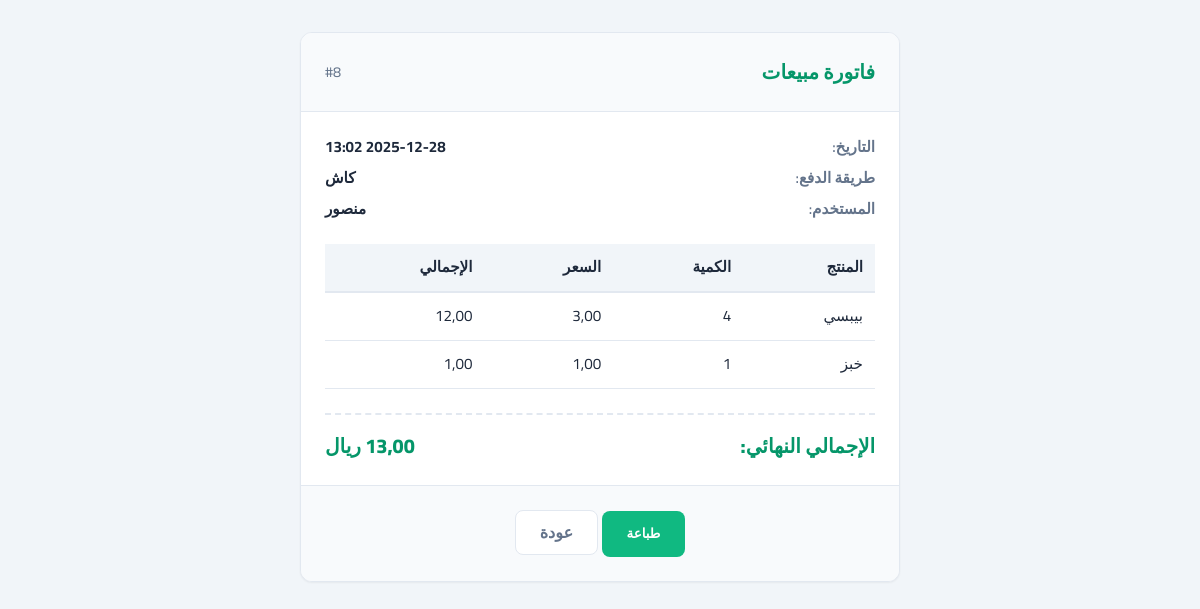
Screenshot of /sales/8/ (signed in) with the database file from the repository.
### store/models.py (models this page shows, shortened)
class Sale(models.Model):
    PAYMENT_CASH = "cash"
    PAYMENT_TRANSFER = "transfer"
    PAYMENT_DEBT = "debt"
    PAYMENT_METHOD_CHOICES = [
        (PAYMENT_CASH, "كاش"),
        (PAYMENT_TRANSFER, "حوالة"),
        (PAYMENT_DEBT, "دين"),
    ]
    created_at = models.DateTimeField(
        auto_now_add=True,
        verbose_name="تاريخ ووقت البيع",
    )
    payment_method = models.CharField(
        max_length=20,
        choices=PAYMENT_METHOD_CHOICES,
        verbose_name="طريقة الدفع",
    )
    debtor = models.ForeignKey(
        Debtor,
        on_delete=models.SET_NULL,
        null=True,
        blank=True,
        related_name="sales",
        verbose_name="المديون",
        help_text="مطلوب فقط في حالة الدفع بالدين",
    )
    total_amount = models.DecimalField(
        max_digits=10,
        decimal_places=2,
        verbose_name="إجمالي الفاتورة",
    )
    created_by = models.ForeignKey(
        User,
        on_delete=models.SET_NULL,
        null=True,
        blank=True,
        verbose_name="المستخدم الذي سجّل العملية",
    )
    class Meta:
        verbose_name = "فاتورة بيع"
        verbose_name_plural = "فواتير المبيعات"
        ordering = ["-created_at"]

class SaleItem(models.Model):
    sale = models.ForeignKey(
        Sale,
        on_delete=models.CASCADE,
        related_name="items",
        verbose_name="الفاتورة",
    )
    product = models.ForeignKey(
        Product,
        on_delete=models.PROTECT,
        verbose_name="المنتج",
    )
    quantity = models.PositiveIntegerField(
        verbose_name="الكمية",
    )
    unit_price = models.DecimalField(
        max_digits=10,
        decimal_places=2,
        verbose_name="سعر الوحدة وقت البيع",
    )
    line_total = models.DecimalField(
        max_digits=10,
        decimal_places=2,
        verbose_name="إجمالي السطر",
    )
    class Meta:
        verbose_name = "صنف في الفاتورة"
        verbose_name_plural = "أصناف الفواتير"

class Product(models.Model):
    code = models.CharField(
        max_length=50,
        unique=True,
        verbose_name="كود المنتج",
        help_text="يمكن أن يكون باركود أو كود يدوي",
    )
    name = models.CharField(
        max_length=200,
        verbose_name="اسم المنتج",
    )
    cost_price = models.DecimalField(
        max_digits=10,
        decimal_places=2,
        verbose_name="سعر التكلفة",
    )
    sale_price = models.DecimalField(
        max_digits=10,
        decimal_places=2,
        verbose_name="سعر البيع",
    )
    current_stock = models.IntegerField(
        default=0,
        verbose_name="الكمية في المخزون",
    )
    is_active = models.BooleanField(
        default=True,
        verbose_name="منتج نشط",
    )
    created_at = models.DateTimeField(
        auto_now_add=True,
        verbose_name="تاريخ الإضافة",
    )
    updated_at = models.DateTimeField(
        auto_now=True,
        verbose_name="آخر تحديث",
    )
    class Meta:
        verbose_name = "منتج"
        verbose_name_plural = "المنتجات"
        ordering = ["name"]

### store/views.py (the view)
# urls.py: path("sales/<int:sale_id>/", views.sale_detail, name="sale_detail"),
@login_required
@user_passes_test(is_manager)
def sale_detail(request, sale_id):
    sale = get_object_or_404(Sale, id=sale_id)
    return render(request, "store/sale_detail.html", {"sale": sale})

### store/views.py (called while the page is built)
def is_manager(user):
    return user.is_superuser

### store/templates/store/sale_detail.html (shortened to what this page needs)
{% load static %}
<!DOCTYPE html>
<html lang="ar" dir="rtl">
<head>
</head>
<body>
    <div class="invoice-card">
        <div class="invoice-header">
            <div class="invoice-title">فاتورة مبيعات</div>
            <div class="invoice-meta">#{{ sale.id }}</div>
        </div>
        <div class="invoice-body">
            <div class="info-row">
                <span class="info-label">التاريخ:</span>
                <span class="info-value">{{ sale.created_at|date:"Y-m-d H:i" }}</span>
            </div>
            <div class="info-row">
                <span class="info-label">طريقة الدفع:</span>
                <span class="info-value">{{ sale.get_payment_method_display }}</span>
            </div>
            <div class="info-row">
                <span class="info-label">المستخدم:</span>
                <span class="info-value">{{ sale.created_by.first_name|default:sale.created_by.username|default:"-" }}</span>
            </div>
            <table class="items-table">
                <thead>
                    <tr>
                        <th>المنتج</th>
                        <th>الكمية</th>
                        <th>السعر</th>
                        <th>الإجمالي</th>
                    </tr>
                </thead>
                <tbody>
                    {% for item in sale.items.all %}
                    <tr>
                        <td>{{ item.product.name }}</td>
                        <td>{{ item.quantity }}</td>
                        <td>{{ item.unit_price }}</td>
                        <td>{{ item.line_total }}</td>
                    </tr>
                    {% endfor %}
                </tbody>
            </table>
            <div class="total-row">
                <span>الإجمالي النهائي:</span>
                <span>{{ sale.total_amount }} ريال</span>
            </div>
        </div>
        <div class="actions">
            <button onclick="window.print()" class="btn btn-primary">طباعة</button>
            <a href="javascript:history.back()" class="btn btn-secondary">عودة</a>
        </div>
    </div>
</body>
</html>

### store/templates/store/sale_detail.html (style rules this page uses)
:root { --primary: #10b981; --primary-dark: #059669; --bg-body: #f1f5f9; --bg-card: #ffffff; --text-main: #1e293b; --text-muted: #64748b; --border: #e2e8f0; --radius: 0.75rem; --shadow-sm: 0 1px 2px 0 rgb(0 0 0 / 0.05); }
* { box-sizing: border-box; margin: 0; padding: 0; }
body { font-family: 'Cairo', sans-serif; background-color: var(--bg-body); color: var(--text-main); line-height: 1.5; min-height: 100vh; display: flex; flex-direction: column; align-items: center; padding: 2rem; }
.invoice-card { background: var(--bg-card); border-radius: var(--radius); box-shadow: var(--shadow-sm); border: 1px solid var(--border); width: 100%; max-width: 600px; overflow: hidden; }
.invoice-header { background: #f8fafc; padding: 1.5rem; border-bottom: 1px solid var(--border); display: flex; justify-content: space-between; align-items: center; }
.invoice-title { font-weight: 800; font-size: 1.25rem; color: var(--primary-dark); }
.invoice-meta { font-size: 0.9rem; color: var(--text-muted); }
.invoice-body { padding: 1.5rem; }
.info-row { display: flex; justify-content: space-between; margin-bottom: 0.5rem; font-size: 0.95rem; }
.info-label { color: var(--text-muted); font-weight: 600; }
.info-value { font-weight: 700; }
.items-table { width: 100%; border-collapse: collapse; margin-top: 1.5rem; margin-bottom: 1.5rem; font-size: 0.95rem; }
.items-table th { text-align: right; padding: 0.75rem; background: #f1f5f9; border-bottom: 2px solid var(--border); font-weight: 700; }
.items-table td { padding: 0.75rem; border-bottom: 1px solid var(--border); }
.total-row { display: flex; justify-content: space-between; align-items: center; padding-top: 1rem; border-top: 2px dashed var(--border); font-size: 1.25rem; font-weight: 800; color: var(--primary-dark); }
.actions { padding: 1.5rem; background: #f8fafc; border-top: 1px solid var(--border); text-align: center; }
.btn { display: inline-flex; align-items: center; justify-content: center; padding: 0.6rem 1.5rem; border-radius: 0.5rem; font-weight: 700; text-decoration: none; transition: all 0.2s; font-family: inherit; cursor: pointer; border: 1px solid transparent; }
.btn-primary { background: var(--primary); color: white; }
.btn-secondary { background: white; border-color: var(--border); color: var(--text-muted); }

### rows the page displays
Sale: id "8", created_at "2025-12-28 13:02", payment_method "كاش", created_by.first_name "منصور", total_amount "13,00"
SaleItem: product.name "بيبسي", quantity "4", unit_price "3,00", line_total "12,00"
SaleItem: product.name "خبز", quantity "1", unit_price "1,00", line_total "1,00"
